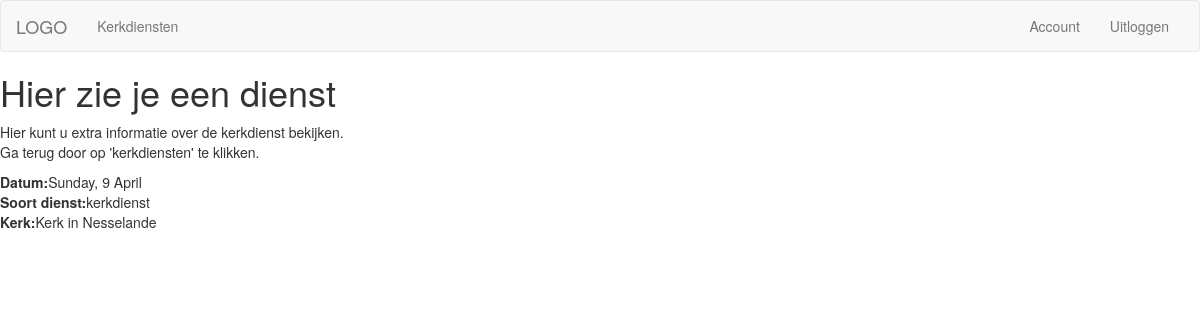
The page /kerkdiensten/dienst/9/ (signed in) on the database its author committed.
### kerkdiensten/models.py (models this page shows, shortened)
class Kerkdiensten(models.Model):
    kerk = models.ForeignKey('Kerken', default=None)
    start_time = models.DateField()
    soort_dienst = models.ForeignKey('DienstSoorten', default='kerkdienst')
    beschikbaar = models.ManyToManyField('UserRoll', default=None, blank=True, related_name='kerkdienst_beschikbaar')
    beschikbaarheid_open = models.BooleanField(default=True)
    ingeroosterd = models.ManyToManyField('UserRoll', default=None, blank=True, related_name='kerkdienst_ingeroosterd')
    class Meta:
        verbose_name_plural = 'kerkdiensten'

class DienstSoorten(models.Model):
    naam = models.CharField(max_length=256)
    def __str__(self):
        return self.naam
    class Meta:
        verbose_name_plural = 'dienstsoorten'

class Kerken(models.Model):
    kerk_naam = models.CharField(max_length=256)
    kerk_soort = models.CharField(max_length=256)
    class Meta:
        verbose_name_plural = 'kerken'

### kerkdiensten/views.py (the view)
# urls.py: url(r'^dienst/(?P<dienst_id>[0-9]+)/$', views.dienst, name='dienst'),
@login_required
def dienst(request, dienst_id):
    dienst = get_object_or_404(Kerkdiensten, pk=dienst_id)
    return render(request, 'kerkdiensten/dienst.html', {'dienst':dienst})

### kerkdiensten/templatetags/gen_iter.py (called while the page is built)
@register.filter(name='alleRollen')
def alleRollen(user):
    userDetails = get_object_or_404(User_details, user=user)
    return userDetails.rollen_v2.all()

### kerkdiensten/templates/kerkdiensten/dienst.html
{% extends 'kerkdiensten/base_kerkdiensten.html' %}
{% block body %}
<h1>Hier zie je een dienst</h1>
<p>
    Hier kunt u extra informatie over de kerkdienst bekijken.<br />
    Ga terug door op 'kerkdiensten' te klikken.
</p>
<b>Datum:</b>{{ dienst.start_time|date:"l, j F" }}<br />
<b>Soort dienst:</b>{{ dienst.soort_dienst}}<br />
<b>Kerk:</b>{{ dienst.kerk.kerk_naam }}<br />
{% endblock body %}

### rows shown on the page
Kerkdiensten: start_time "Sunday, 9 April", soort_dienst "kerkdienst", kerk.kerk_naam "Kerk in Nesselande"
